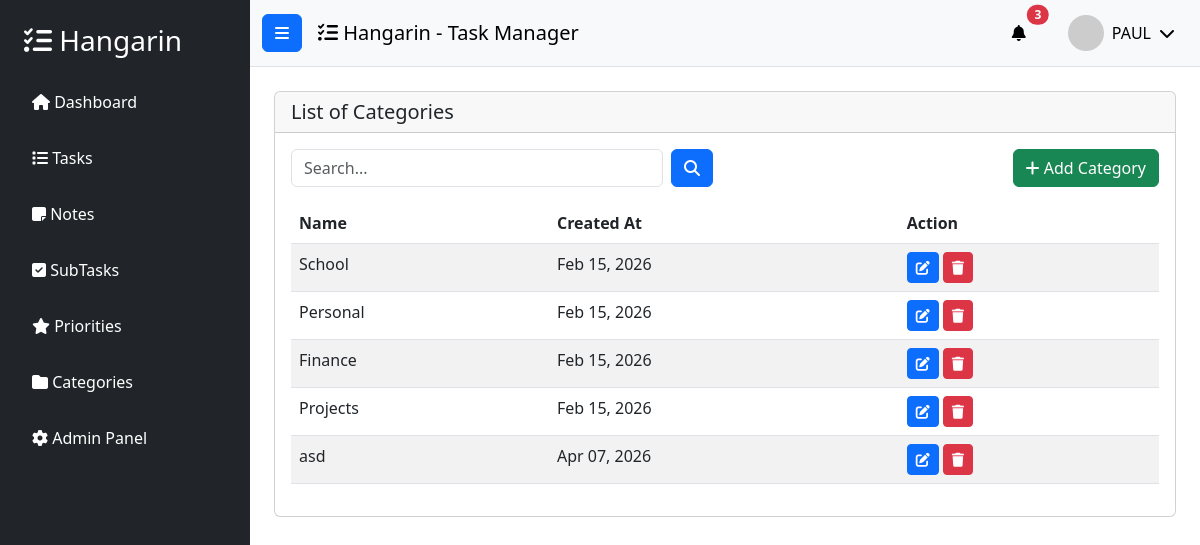
Screenshot of /category_list/ (signed in) with the database file from the repository.
### tasks/models.py (models this page shows, shortened)
class BaseModel(models.Model):
    created_at = models.DateTimeField(auto_now_add=True)
    updated_at = models.DateTimeField(auto_now=True)
    class Meta:
        abstract = True

class Category(BaseModel):
    name = models.CharField(max_length=100)
    class Meta:
        verbose_name = "Category"
        verbose_name_plural = "Categories"

### tasks/views.py (the view)
# urls.py: path('category_list/', views.CategoryList.as_view(), name='category-list'),
class CategoryList(LoginRequiredMixin, ListView):
    model = Category
    context_object_name = 'categories'
    template_name = 'category_list.html'
    paginate_by = 5
    login_url = '/accounts/login/'
    def get_queryset(self):
        queryset = super().get_queryset()
        query = self.request.GET.get('q')
        if query:
            queryset = queryset.filter(Q(name__icontains=query))
        return queryset

### templates/category_list.html (shortened to what this page needs)
{% extends 'base.html' %}
{% load static %}
{% block content %}
<div class="row">
    <div class="col-12">
        <div class="card">
            <div class="card-header">
                <h5 class="card-title mb-0">List of Categories</h5>
            </div>
            <div class="card-body">
                <div class="row mb-3">
                    <div class="col-md-6">
                        <form class="d-flex" action="">
                            <input type="text" placeholder="Search..." class="form-control me-2" />
                            <button class="btn btn-primary" type="submit">
                                <i class="fas fa-search"></i>
                            </button>
                        </form>
                    </div>
                    <div class="col-md-6 text-end">
                        <a href="{% url 'category-add' %}" class="btn btn-success">
                            <i class="fas fa-plus"></i> Add Category
                        </a>
                    </div>
                </div>
                <table class="table table-striped">
                    <thead>
                        <tr>
                            <th>Name</th>
                            <th>Created At</th>
                            <th>Action</th>
                        </tr>
                    </thead>
                    <tbody>
                        {% for category in object_list %}
                        <tr>
                            <td>{{ category.name }}</td>
                            <td>{{ category.created_at|date:"M d, Y" }}</td>
                            <td>
                                <a href="{% url 'category-update' category.id %}" class="btn btn-sm btn-primary">
                                    <i class="fas fa-edit"></i>
                                </a>
                                <a href="{% url 'category-delete' category.id %}" class="btn btn-sm btn-danger">
                                    <i class="fas fa-trash"></i>
                                </a>
                            </td>
                        </tr>
                        {% empty %}
                        <tr>
                            <td colspan="3" class="text-center">No categories found</td>
                        </tr>
                        {% endfor %}
                    </tbody>
                </table>
            </div>
        </div>
    </div>
</div>
{% endblock %}

### templates/base.html (shortened to what this page needs)
{% load static %}
{% load pwa %}
<!DOCTYPE html>
<html lang="en">
<head>
     {% load pwa %}
    <link href="https://cdn.jsdelivr.net/npm/bootstrap@5.3.0/dist/css/bootstrap.min.css" rel="stylesheet">
    <link rel="stylesheet" href="https://cdnjs.cloudflare.com/ajax/libs/font-awesome/6.4.0/css/all.min.css">
</head>
<body>
    <div class="wrapper d-flex">
        <nav id="sidebar" class="bg-dark text-white" style="width: 250px; min-height: 100vh;">
            <div class="p-4">
                <h3 class="mb-4">
                    <i class="fas fa-tasks"></i> Hangarin
                </h3>
                <ul class="list-unstyled">
                    <li class="mb-3">
                        <a href="{% url 'home' %}" class="text-white text-decoration-none d-block p-2 rounded hover-bg">
                            <i class="fas fa-home"></i> Dashboard
                        </a>
                    </li>
                    <li class="mb-3">
                        <a href="{% url 'task-list' %}" class="text-white text-decoration-none d-block p-2 rounded hover-bg">
                            <i class="fas fa-list"></i> Tasks
                        </a>
                    </li>
                    <li class="mb-3">
                        <a href="{% url 'note-list' %}" class="text-white text-decoration-none d-block p-2 rounded hover-bg">
                            <i class="fas fa-sticky-note"></i> Notes
                        </a>
                    </li>
                    <li class="mb-3">
                        <a href="{% url 'subtask-list' %}" class="text-white text-decoration-none d-block p-2 rounded hover-bg">
                            <i class="fas fa-check-square"></i> SubTasks
                        </a>
                    </li>
                    <li class="mb-3">
                        <a href="{% url 'priority-list' %}" class="text-white text-decoration-none d-block p-2 rounded hover-bg">
                            <i class="fas fa-star"></i> Priorities
                        </a>
                    </li>
                    <li class="mb-3">
                        <a href="{% url 'category-list' %}" class="text-white text-decoration-none d-block p-2 rounded hover-bg">
                            <i class="fas fa-folder"></i> Categories
                        </a>
                    </li>
                    <li class="mb-3">
                        <a href="/admin/" class="text-white text-decoration-none d-block p-2 rounded hover-bg">
                            <i class="fas fa-cog"></i> Admin Panel
                        </a>
                    </li>
                </ul>
            </div>
        </nav>
        <div class="flex-fill">
            <nav class="navbar navbar-expand-lg navbar-light bg-light border-bottom">
                <div class="container-fluid">
                    <button class="btn btn-primary me-3" id="sidebarToggle">
                        <i class="fas fa-bars"></i>
                    </button>
                    <span class="navbar-brand mb-0 h1">
                        <i class="fas fa-tasks"></i> Hangarin - Task Manager
                    </span>
                    <div class="ms-auto d-flex align-items-center">
                        <div class="dropdown me-3">
                            <button class="btn btn-light position-relative" type="button" id="notificationDropdown" data-bs-toggle="dropdown">
                                <i class="fas fa-bell"></i>
                                <span class="position-absolute top-0 start-100 translate-middle badge rounded-pill bg-danger">
                                    3
                                </span>
                            </button>
                        </div>
                        <div class="dropdown">
                            <button class="btn btn-light d-flex align-items-center" type="button" id="userDropdown" data-bs-toggle="dropdown">
                                <img src="https://ui-avatars.com/api/?name={{ user.username|default:'User' }}&background=007bff&color=fff&size=36"
                                     alt="user"
                                     class="rounded-circle me-2"
                                     width="36"
                                     height="36">
                                <span class="d-none d-md-inline">
                                    {% if user.is_authenticated %}
                                        {{ user.username }}
                                    {% else %}
                                        Guest
                                    {% endif %}
                                </span>
                                <i class="fas fa-chevron-down ms-2"></i>
                            </button>
                        </div>
                    </div>
                </div>
            </nav>
            <div class="container-fluid p-4">
                {% block content %}
                {% endblock %}
            </div>
        </div>
    </div>
</body>
</html>

### rows the page displays
Category: name "School", created_at "Feb 15, 2026"
Category: name "Personal", created_at "Feb 15, 2026"
Category: name "Finance", created_at "Feb 15, 2026"
Category: name "Projects", created_at "Feb 15, 2026"
Category: name "asd", created_at "Apr 07, 2026"

### other values shown
{{ user.username }} "PAUL"
